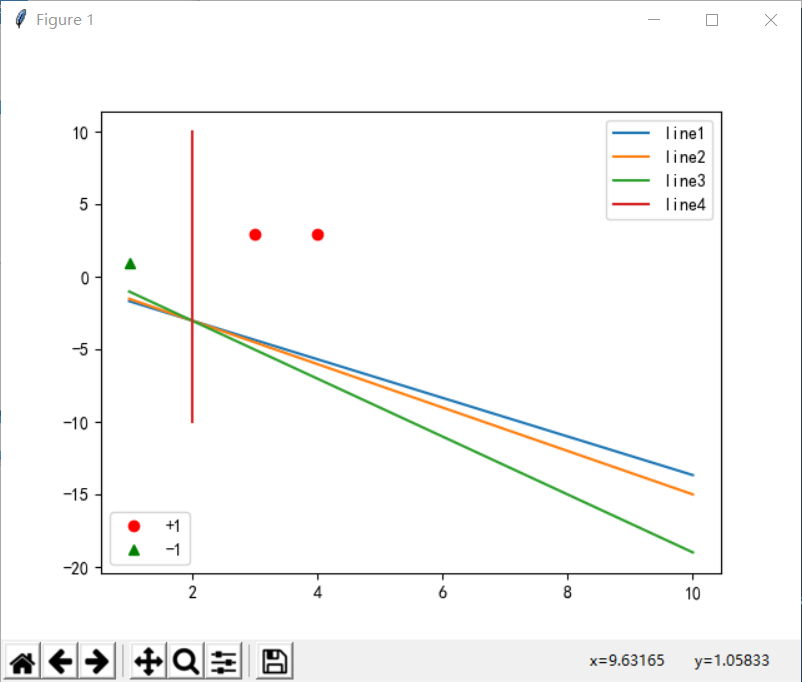

Generate this figure with Python:
import pandas as pd
import numpy as np
import random
from matplotlib import pyplot as plt

# 点集
ori_data = pd.DataFrame(data=[[3, 3, 1], [4, 3, 1], [1, 1, -1]], columns=['x1', 'x2', 'y'])
# 维度
dimension = ori_data.shape[1] - 1
# 点的个数
point_len = ori_data.shape[0]
# 记录直线
x_list = []
y_list = []


def draw_formula(ori_data, w, b):
    # 点集
    pos_points = ori_data[ori_data['y'] == 1].iloc[:, 0:dimension]
    neg_points = ori_data[ori_data['y'] == -1].iloc[:, 0:dimension]
    # 图例和图集
    label_list = []
    plot_list = []
    # 画出点
    p1, = plt.plot(pos_points['x1'], pos_points['x2'], 'ro')
    p2, = plt.plot(neg_points['x1'], neg_points['x2'], 'g^')
    l1 = plt.legend(handles=[p1, p2], labels=['+1', '-1'], loc='lower left')
    # 画出直线
    x = np.linspace(1, 10)
    # x*w0 + y*w1 + b = 0
    if (w[1] == 0):
        if (w[0] != 0):
            y = np.linspace(-10, 10)
            x = [-1 * b / w[0]] * len(y)
        else:
            x = [0]
            y = [0]
    else:
        y = -1 * (x * w[0] + b) / w[1]
    x_list.append(x)
    y_list.append(y)
    for i in range(len(y_list)):
        p, = plt.plot(x_list[i], y_list[i])
        plot_list.append(p)
        label = 'line' + str(i + 1)
        label_list.append(label)
    plt.legend(handles=plot_list, labels=label_list, loc='upper right')
    plt.gca().add_artist(l1)
    plt.show()


def algorithm(ori_data, rate):
    """
    :param ori_data:点集
    :param rate: 学习率
    :return: 超平面
    """
    # 初始化误分类标记位
    ori_data['is_miss'] = 1
    # 初始化参数w，b
    w = np.zeros((dimension, 1))  # 列向量
    b = 0
    # 记录的下标
    index = 0
    # 直至没有误分点
    while (len(ori_data[ori_data['is_miss'] == 0]) != point_len):
        # 输出参数信息
        print('round %d' % (index), end=',')
        for i in range(dimension):
            print('w(%d) = %d' % (i, w[i][0]), end=',')
        print('b = %d' % (b), end=',')
        # 随机种子点
        rdn_seed = random.randint(0, point_len - 1)
        # 确保找到误分点
        while (ori_data.loc[rdn_seed, 'is_miss'] == 0):
            rdn_seed = random.randint(0, point_len - 1)
        # x,y,L(w,b)
        xi_vec = np.array(ori_data.iloc[rdn_seed, 0:dimension]).reshape(1, -1).T  # 列向量
        yi = ori_data.loc[rdn_seed, 'y']
        print('选择点x%d(%d,%d),y=%d' % (rdn_seed, xi_vec[0], xi_vec[1], yi))
        formula = yi * (xi_vec.T.dot(w)[0][0] + b)
        # 若formula>0,不是误分点
        if (formula > 0):
            ori_data.loc[rdn_seed, 'is_miss'] = 0
            print('x%i-非误分点' % (rdn_seed))
            continue
        else:
            # 随机梯度下降
            w = w + rate * yi * xi_vec
            b = b + rate * yi
            ori_data['is_miss'] = 1
            index += 1
            print('x%i-误分点' % (rdn_seed))
            draw_formula(ori_data, w, b)


if __name__ == '__main__':
    algorithm(ori_data, 1)
